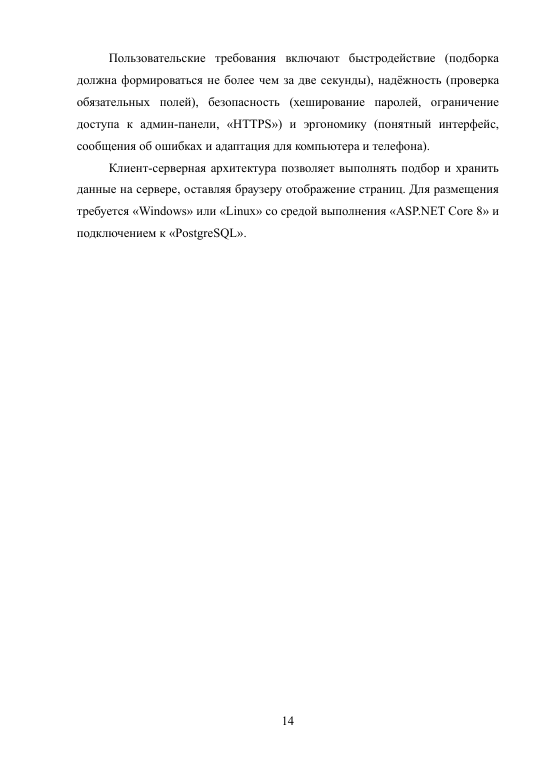
#> input picture .coursework/finalpage-14.png, 538 x 761 px; its folder holds only this picture in this run
$ python final_contact.py
#> lines starting #> are read from the running program, lines starting #| are printed output that depends on the picture
from pathlib import Path
from PIL import Image,ImageDraw
r=Path('.coursework');files=sorted(r.glob('finalpage-*.png'))
for start in range(0,len(files),9):
 canvas=Image.new('RGB',(1500,2145),'#bbb');draw=ImageDraw.Draw(canvas)
#> after `canvas = Image.new('RGB', (1500, 2145), '#bbb')`: canvas: PIL image 1500x2145 RGB; every value is 187
 for j,f in enumerate(files[start:start+9]):
  im=Image.open(f).convert('RGB');im.thumbnail((490,680));x=j%3*500;y=j//3*715
#> further down, im is the input picture: PIL image 538x761 RGB; min 0, max 255, mean 250.8
  canvas.paste(im,(x,y+25));draw.text((x+10,y+4),f.stem,fill='black')
#> after `canvas.paste(im, (x, y + 25))`:
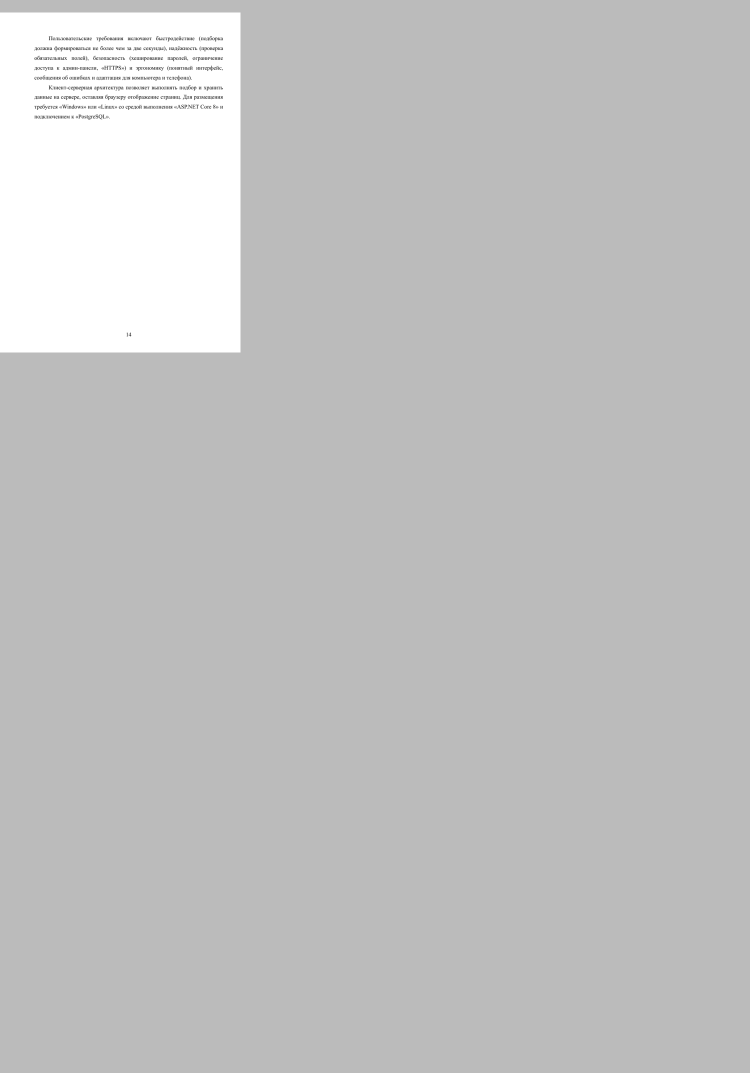
#> canvas: PIL image 1500x2145 RGB (shown at 1/2 size); min 5, max 255, mean 193.5
 canvas.save(r/f'finalsheet-{start//9}.jpg')
print('PAGES',len(files))

$ run again, on .coursework/finalpage-56.png
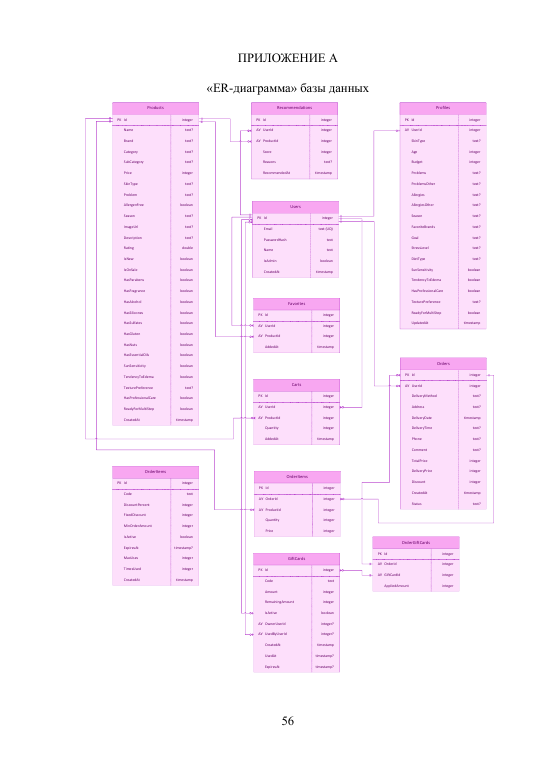
#> input picture .coursework/finalpage-56.png, 538 x 761 px
#> im is the input picture: PIL image 538x761 RGB; mean R, G, B 252.3, 241.1, 251.8
#> im: PIL image 481x680 RGB
#> `canvas.paste(im, (x, y + 25))`:
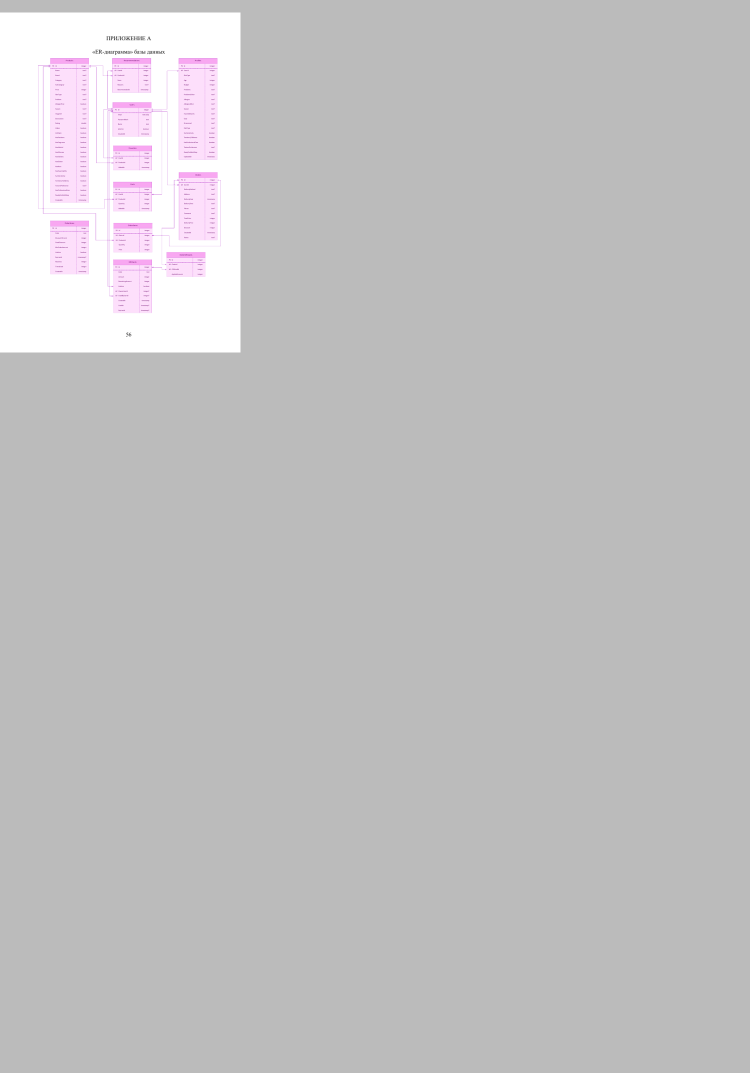
#> canvas: PIL image 1500x2145 RGB (shown at 1/2 size); mean R, G, B 193.6, 192.5, 193.6

$ run again, on .coursework/finalpage-58.png
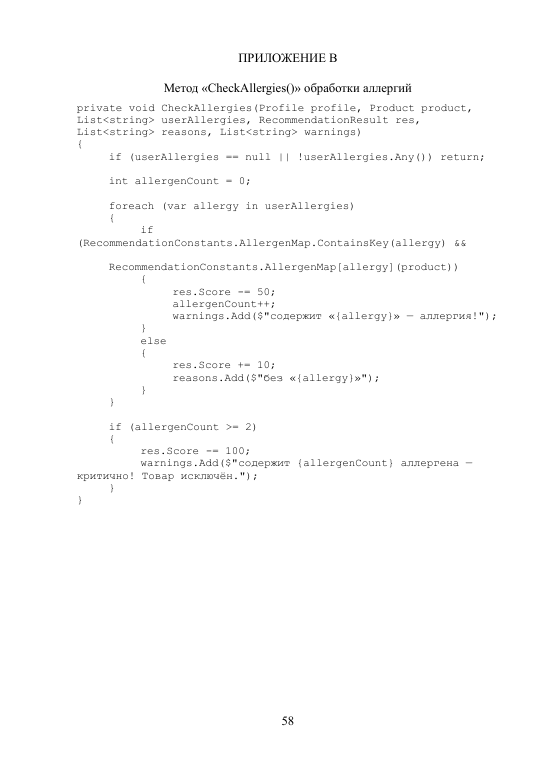
#> input picture .coursework/finalpage-58.png, 538 x 761 px
#> im is the input picture: PIL image 538x761 RGB; min 0, max 255, mean 252
#> im: PIL image 481x680 RGB
#> `canvas.paste(im, (x, y + 25))`:
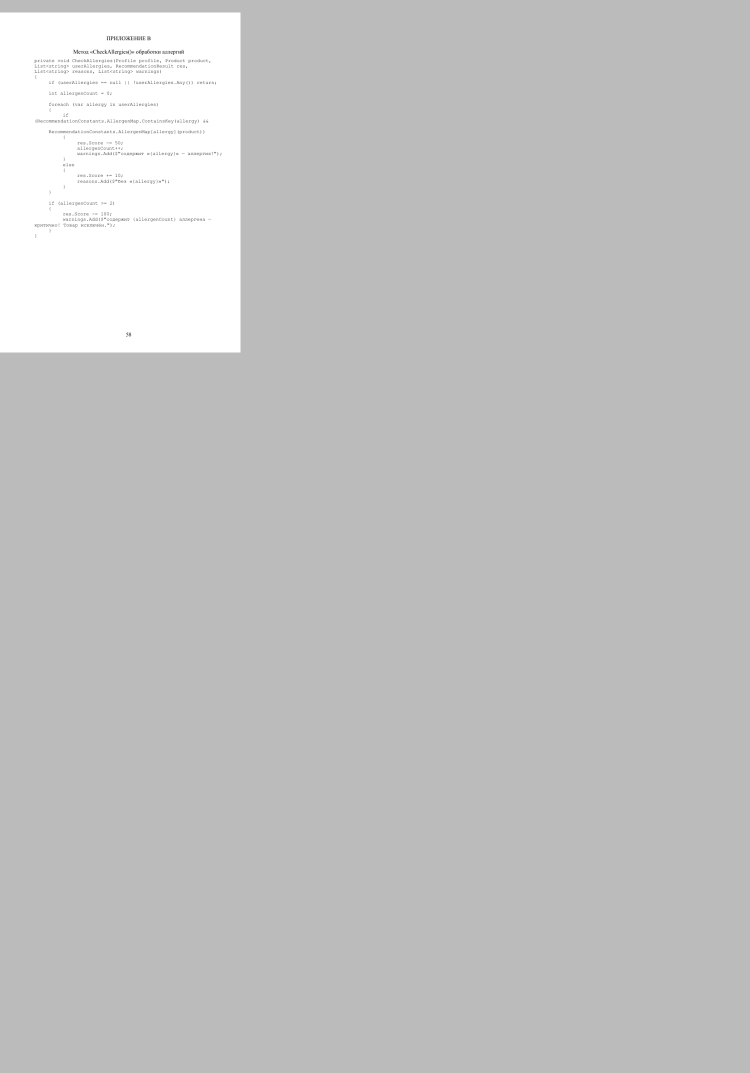
#> canvas: PIL image 1500x2145 RGB (shown at 1/2 size); min 4, max 255, mean 193.6

$ run again, on .coursework/finalpage-59.png
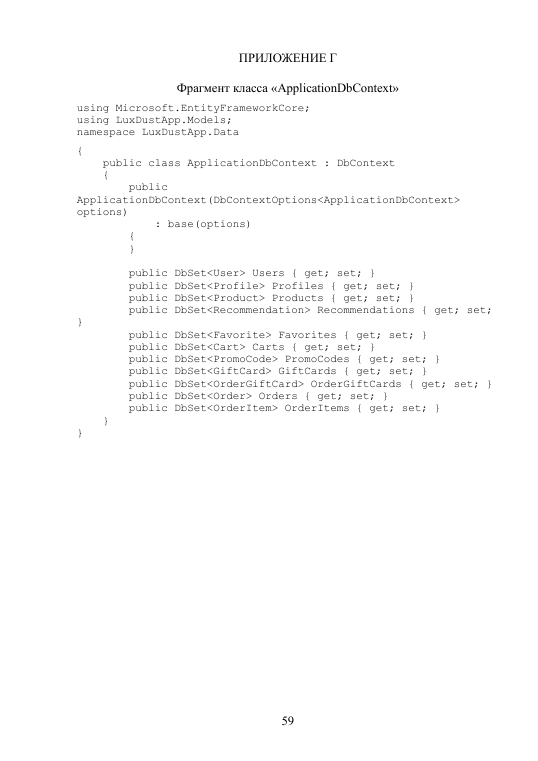
#> input picture .coursework/finalpage-59.png, 538 x 761 px
#> im is the input picture: PIL image 538x761 RGB; min 0, max 255, mean 251.8
#> im: PIL image 481x680 RGB
#> `canvas.paste(im, (x, y + 25))`:
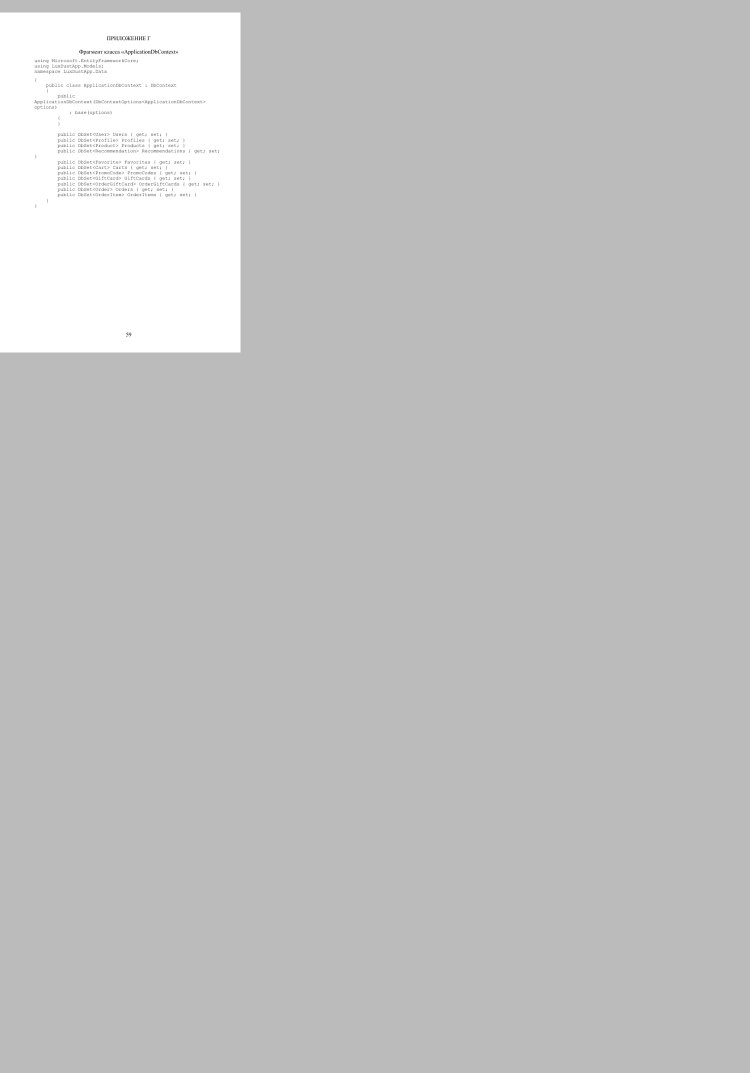
#> canvas: PIL image 1500x2145 RGB (shown at 1/2 size); min 0, max 255, mean 193.6

$ run again, on .coursework/finalpage-32.png
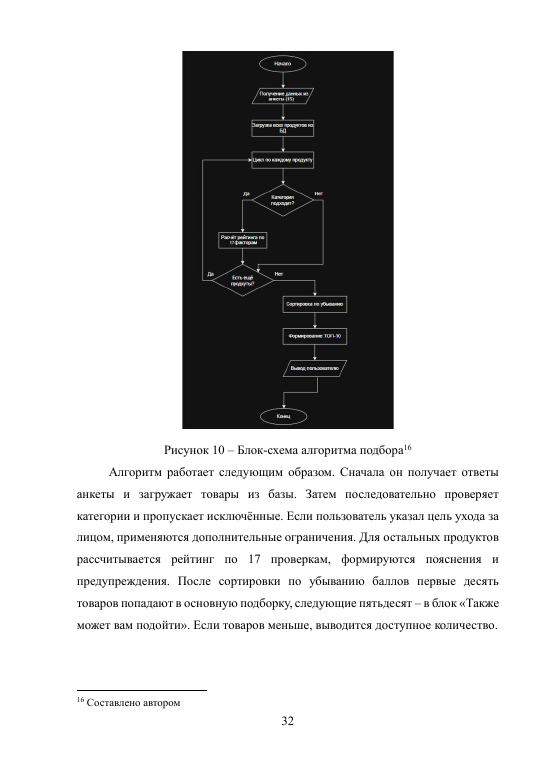
#> input picture .coursework/finalpage-32.png, 538 x 761 px
#> im is the input picture: PIL image 538x761 RGB; mean R, G, B 205.3, 205.3, 205.3
#> `im.thumbnail((490, 680))`:
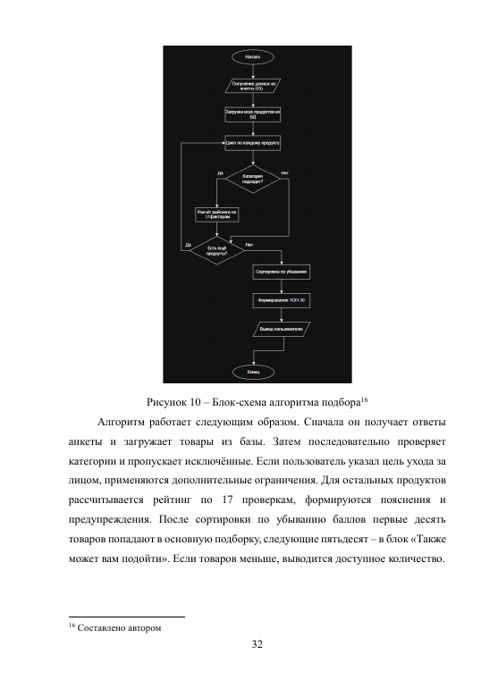
#> im: PIL image 481x680 RGB; mean R, G, B 205.1, 205.1, 205.1
#> `canvas.paste(im, (x, y + 25))`:
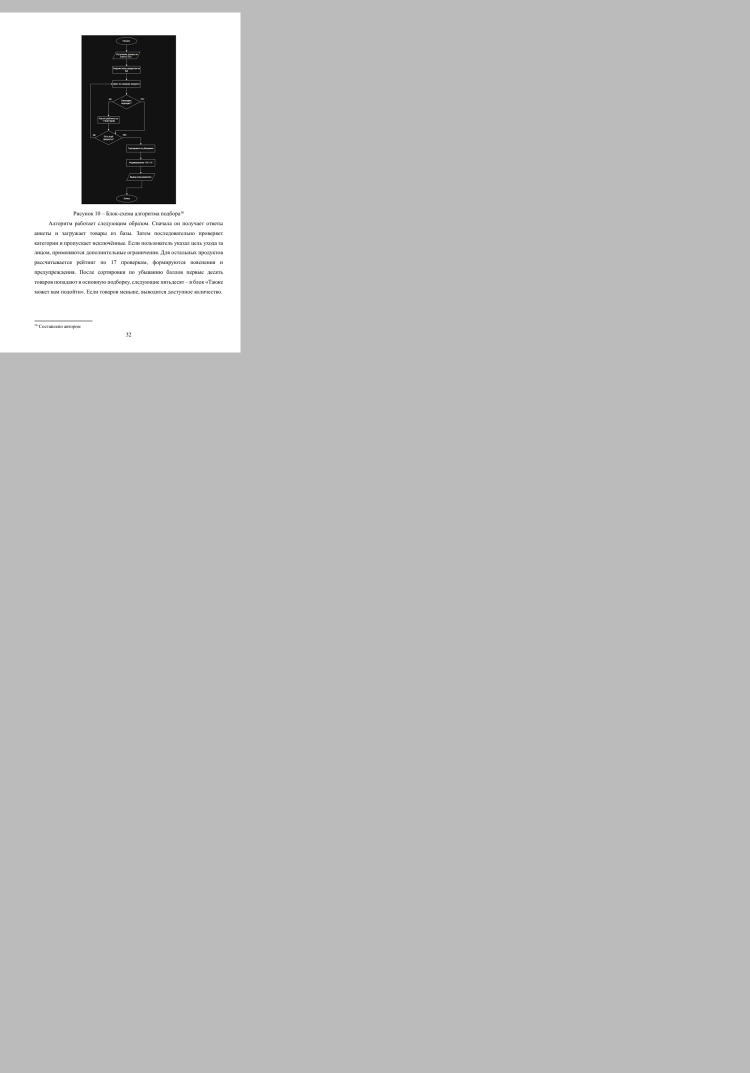
#> canvas: PIL image 1500x2145 RGB (shown at 1/2 size); mean R, G, B 188.8, 188.8, 188.8
